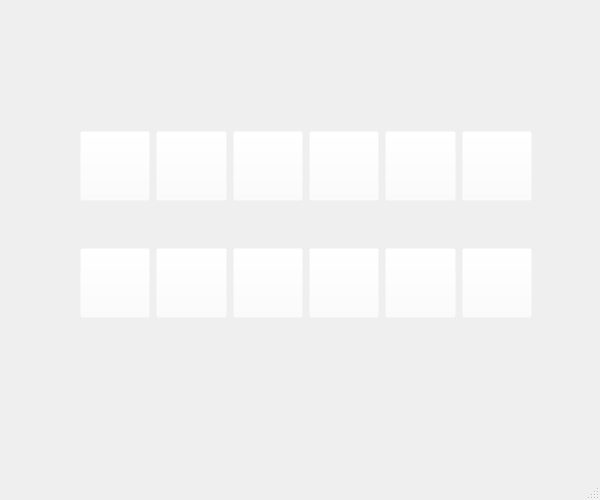
<?xml version="1.0" encoding="UTF-8"?>
<ui version="4.0">
 <class>MainWindow</class>
 <widget class="QMainWindow" name="MainWindow">
  <property name="geometry">
   <rect>
    <x>0</x>
    <y>0</y>
    <width>600</width>
    <height>500</height>
   </rect>
  </property>
  <property name="windowTitle">
   <string>LevelSelect</string>
  </property>
  <widget class="QWidget" name="centralwidget">
   <widget class="QWidget" name="gridLayoutWidget_2">
    <property name="geometry">
     <rect>
      <x>80</x>
      <y>90</y>
      <width>452</width>
      <height>271</height>
     </rect>
    </property>
    <layout class="QGridLayout" name="gridLayout_2">
     <item row="0" column="1">
      <widget class="QPushButton" name="pushButton_2">
       <property name="minimumSize">
        <size>
         <width>70</width>
         <height>70</height>
        </size>
       </property>
       <property name="styleSheet">
        <string notr="true">background-color: rgba(255, 255, 255, 0);</string>
       </property>
       <property name="text">
        <string/>
       </property>
       <attribute name="buttonGroup">
        <string notr="true">buttonGroup</string>
       </attribute>
      </widget>
     </item>
     <item row="0" column="4">
      <widget class="QPushButton" name="pushButton_5">
       <property name="minimumSize">
        <size>
         <width>70</width>
         <height>70</height>
        </size>
       </property>
       <property name="styleSheet">
        <string notr="true">background-color: rgba(255, 255, 255, 0);</string>
       </property>
       <property name="text">
        <string/>
       </property>
       <attribute name="buttonGroup">
        <string notr="true">buttonGroup</string>
       </attribute>
      </widget>
     </item>
     <item row="1" column="3">
      <widget class="QPushButton" name="pushButton_10">
       <property name="minimumSize">
        <size>
         <width>70</width>
         <height>70</height>
        </size>
       </property>
       <property name="styleSheet">
        <string notr="true">background-color: rgba(255, 255, 255, 0);</string>
       </property>
       <property name="text">
        <string/>
       </property>
       <attribute name="buttonGroup">
        <string notr="true">buttonGroup</string>
       </attribute>
      </widget>
     </item>
     <item row="1" column="4">
      <widget class="QPushButton" name="pushButton_11">
       <property name="minimumSize">
        <size>
         <width>70</width>
         <height>70</height>
        </size>
       </property>
       <property name="styleSheet">
        <string notr="true">background-color: rgba(255, 255, 255, 0);</string>
       </property>
       <property name="text">
        <string/>
       </property>
       <attribute name="buttonGroup">
        <string notr="true">buttonGroup</string>
       </attribute>
      </widget>
     </item>
     <item row="1" column="1">
      <widget class="QPushButton" name="pushButton_8">
       <property name="minimumSize">
        <size>
         <width>70</width>
         <height>70</height>
        </size>
       </property>
       <property name="styleSheet">
        <string notr="true">background-color: rgba(255, 255, 255, 0)</string>
       </property>
       <property name="text">
        <string/>
       </property>
       <attribute name="buttonGroup">
        <string notr="true">buttonGroup</string>
       </attribute>
      </widget>
     </item>
     <item row="1" column="2">
      <widget class="QPushButton" name="pushButton_9">
       <property name="minimumSize">
        <size>
         <width>70</width>
         <height>70</height>
        </size>
       </property>
       <property name="styleSheet">
        <string notr="true">background-color: rgba(255, 255, 255, 0);</string>
       </property>
       <property name="text">
        <string/>
       </property>
       <attribute name="buttonGroup">
        <string notr="true">buttonGroup</string>
       </attribute>
      </widget>
     </item>
     <item row="0" column="0">
      <widget class="QPushButton" name="pushButton_1">
       <property name="minimumSize">
        <size>
         <width>70</width>
         <height>70</height>
        </size>
       </property>
       <property name="styleSheet">
        <string notr="true">background-color: rgba(255, 255, 255, 0);</string>
       </property>
       <property name="text">
        <string/>
       </property>
       <attribute name="buttonGroup">
        <string notr="true">buttonGroup</string>
       </attribute>
      </widget>
     </item>
     <item row="0" column="3">
      <widget class="QPushButton" name="pushButton_4">
       <property name="minimumSize">
        <size>
         <width>70</width>
         <height>70</height>
        </size>
       </property>
       <property name="styleSheet">
        <string notr="true">background-color: rgba(255, 255, 255, 0);</string>
       </property>
       <property name="text">
        <string/>
       </property>
       <attribute name="buttonGroup">
        <string notr="true">buttonGroup</string>
       </attribute>
      </widget>
     </item>
     <item row="1" column="0">
      <widget class="QPushButton" name="pushButton_7">
       <property name="minimumSize">
        <size>
         <width>70</width>
         <height>70</height>
        </size>
       </property>
       <property name="styleSheet">
        <string notr="true">background-color: rgba(255, 255, 255, 0);</string>
       </property>
       <property name="text">
        <string/>
       </property>
       <attribute name="buttonGroup">
        <string notr="true">buttonGroup</string>
       </attribute>
      </widget>
     </item>
     <item row="0" column="5">
      <widget class="QPushButton" name="pushButton_6">
       <property name="minimumSize">
        <size>
         <width>70</width>
         <height>70</height>
        </size>
       </property>
       <property name="styleSheet">
        <string notr="true">background-color: rgba(255, 255, 255, 0);</string>
       </property>
       <property name="text">
        <string/>
       </property>
       <attribute name="buttonGroup">
        <string notr="true">buttonGroup</string>
       </attribute>
      </widget>
     </item>
     <item row="1" column="5">
      <widget class="QPushButton" name="pushButton_12">
       <property name="minimumSize">
        <size>
         <width>70</width>
         <height>70</height>
        </size>
       </property>
       <property name="styleSheet">
        <string notr="true">background-color: rgba(255, 255, 255, 0);</string>
       </property>
       <property name="text">
        <string/>
       </property>
       <attribute name="buttonGroup">
        <string notr="true">buttonGroup</string>
       </attribute>
      </widget>
     </item>
     <item row="0" column="2">
      <widget class="QPushButton" name="pushButton_3">
       <property name="minimumSize">
        <size>
         <width>70</width>
         <height>70</height>
        </size>
       </property>
       <property name="styleSheet">
        <string notr="true">background-color: rgba(255, 255, 255, 0);</string>
       </property>
       <property name="text">
        <string/>
       </property>
       <attribute name="buttonGroup">
        <string notr="true">buttonGroup</string>
       </attribute>
      </widget>
     </item>
    </layout>
   </widget>
  </widget>
  <widget class="QMenuBar" name="menubar">
   <property name="geometry">
    <rect>
     <x>0</x>
     <y>0</y>
     <width>600</width>
     <height>23</height>
    </rect>
   </property>
  </widget>
  <widget class="QStatusBar" name="statusbar"/>
 </widget>
 <resources/>
 <connections/>
 <buttongroups>
  <buttongroup name="buttonGroup"/>
 </buttongroups>
</ui>
